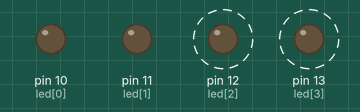
Recording of a sketch running on a simulated Arduino Uno, built with avr-gcc and run on an emulated ATmega328P. On the bench: output pins drawn as LEDs (lit = HIGH). Dashed ring = blinking.

Above: at 0.5 s.
Timing chart, 0 to 4.6 s (numbered marks = the images above):
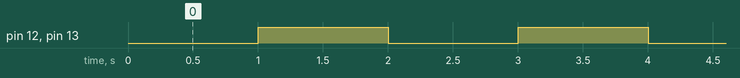

The sketch:

led3.ino
```cpp
//this file is used to get a blink led

#define DELAY 1000

int led[] = {10,11,12,13};
int inc = 0;
int one = 1;
int i = 0;
void setup()
{
	for(i=0;i<4;i++)
		pinMode(led[i],OUTPUT);
}

void loop()
{
	i = 0;
	while(i<4){
	if(inc & (one < i))
		digitalWrite(led[i],HIGH);
	else
		digitalWrite(led[i],LOW);
		i++;
	}
	inc++;
	delay(DELAY);
}
```

Measured:
- by itself, pin 12 (led[2]), pin 13 (led[3]): alternates HIGH for 1.0 s and LOW for 1.0 s
